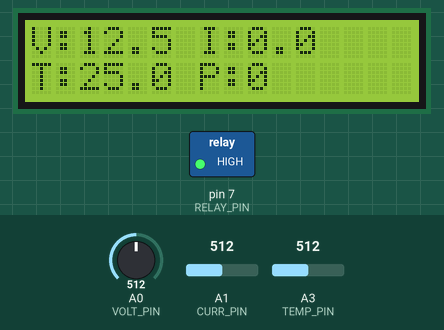
Recording of a sketch running on a simulated Arduino Uno, built with avr-gcc and run on an emulated ATmega328P. Shown: 16×2 character LCD, switched loads named in the sketch (green lamp = pin HIGH). The inputs (shaded band) are chosen by the test bench; at power-on: A3 (TEMP_PIN) = 512, A1 (CURR_PIN) = 512, A0 (VOLT_PIN) = 512. What the sketch prints to the serial monitor is not drawn.

Above: at 3.2 s.
3.3 s: A3 (TEMP_PIN) set to 325
At 6.8 s:
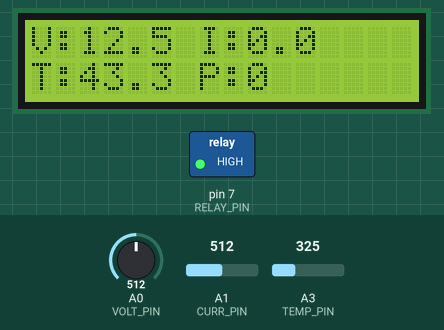
12.1 s: A3 (TEMP_PIN) set to 298
At 16.1 s:
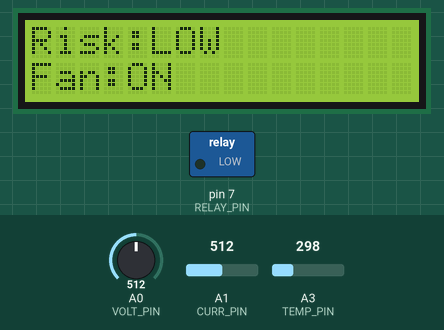
20.9 s: A1 (CURR_PIN) set to 580
At 24.8 s:
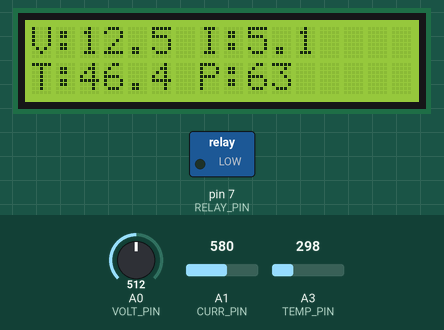
27.3 s: A1 (CURR_PIN) set to 606
At 29.9 s:
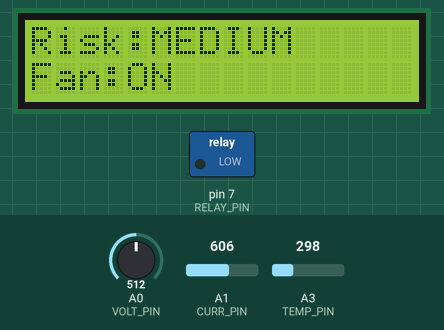
36.1 s: A1 (CURR_PIN) set to 660
At 39.5 s:
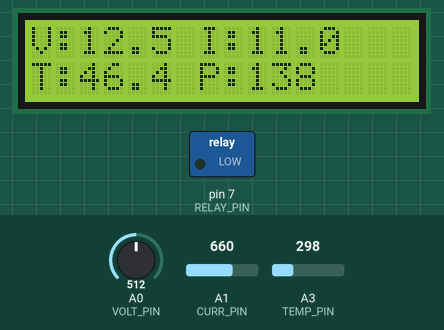
42.2 s: A1 (CURR_PIN) set to 684
At 44.9 s:
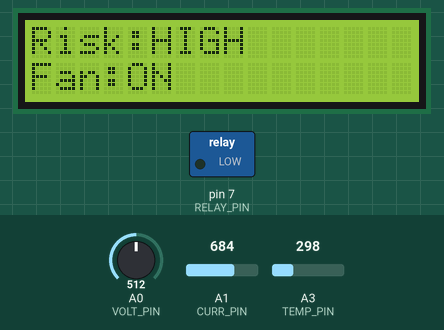
Timing chart, 0 to 46.4 s (numbered marks = the images above; inputs shaded):
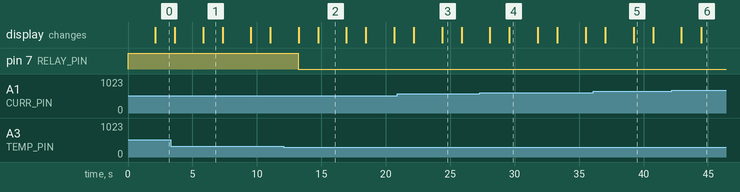

Measured:
- the behaviour switches between 311 and 310 on A3 (TEMP_PIN) (found by bisection; images 1 and 2)
- the behaviour switches between 592 and 593 on A1 (CURR_PIN) (found by bisection; images 3 and 4)
- the behaviour switches between 673 and 674 on A1 (CURR_PIN) (found by bisection; images 5 and 6)
- after the input at 3.3 s, the display: first differs from a run without the input after 2.5 s (image 1)
- after the input at 12.1 s, pin 7 (RELAY_PIN): HIGH → LOW after 1.1 s; the display: first changes after 1.1 s (image 2 shows a later state)
- after the input at 20.9 s, the display: first differs from a run without the input after 3.5 s (image 3)
- after the input at 27.3 s, the display: first changes after 0.77 s (image 4 shows a later state)
- after the input at 36.1 s, the display: first differs from a run without the input after 3.1 s (image 5)
- after the input at 42.2 s, the display: first changes after 0.75 s (image 6 shows a later state)

The sketch:

EV_Battery_Monitoring.ino
```cpp
#include <Wire.h>
#include <LiquidCrystal_I2C.h>
#include <math.h>

// =====================================================
// LCD
// =====================================================
LiquidCrystal_I2C lcd(0x27, 16, 2);

// =====================================================
// PIN DEFINITIONS
// =====================================================
#define VOLT_PIN   A0
#define CURR_PIN   A1
#define TEMP_PIN   A3

#define RELAY_PIN  7

// =====================================================
// VOLTAGE SENSOR
// Common 0-25V voltage sensor module
// Scaling factor = 5
// =====================================================
const float VOLTAGE_SCALE = 5.0;

// =====================================================
// CURRENT SENSOR - HW-872B
// Sensitivity = 66 mV/A
// =====================================================
const float CURRENT_SENSITIVITY = 0.066;
const float CURRENT_ZERO_VOLTAGE = 2.5;

// =====================================================
// NTC THERMISTOR
// 10k NTC, Beta = 3950
// =====================================================
const float R_FIXED = 10000.0;
const float R_NOMINAL = 10000.0;
const float BETA = 3950.0;
const float T0 = 298.15;       // 25°C in Kelvin

// =====================================================
// FAN / RELAY TEMPERATURE CONTROL
// =====================================================
const float FAN_ON_TEMP  = 45.0;
const float FAN_OFF_TEMP = 42.0;

// Most relay modules are ACTIVE LOW.
// If your relay is ACTIVE HIGH, change this to false.
// =====================================================
const bool RELAY_ACTIVE_LOW = true;

// =====================================================
// BATTERY AGING RISK THRESHOLDS
// =====================================================
const float HIGH_TEMP = 45.0;
const float MEDIUM_TEMP = 35.0;

const float HIGH_CURRENT = 12.0;
const float MEDIUM_CURRENT = 6.0;

// =====================================================
// VARIABLES
// =====================================================
float voltage = 0.0;
float current = 0.0;
float temperature = 0.0;
float power = 0.0;
float heatStress = 0.0;

String agingRisk;

bool fanState = false;

// =====================================================
// FUNCTION: Control Relay
// =====================================================
void setFan(bool state)
{
  fanState = state;

  if (RELAY_ACTIVE_LOW)
  {
    digitalWrite(RELAY_PIN, state ? LOW : HIGH);
  }
  else
  {
    digitalWrite(RELAY_PIN, state ? HIGH : LOW);
  }
}

// =====================================================
// FUNCTION: Read Voltage
// =====================================================
float readVoltage()
{
  int rawValue = analogRead(VOLT_PIN);

  float sensorVoltage = rawValue * (5.0 / 1023.0);

  float batteryVoltage = sensorVoltage * VOLTAGE_SCALE;

  return batteryVoltage;
}

// =====================================================
// FUNCTION: Read Current
// =====================================================
float readCurrent()
{
  int rawValue = analogRead(CURR_PIN);

  float sensorVoltage = rawValue * (5.0 / 1023.0);

  float measuredCurrent =
      (sensorVoltage - CURRENT_ZERO_VOLTAGE)
      / CURRENT_SENSITIVITY;

  return measuredCurrent;
}

// =====================================================
// FUNCTION: Read NTC Temperature
// =====================================================
float readTemperature()
{
  int rawValue = analogRead(TEMP_PIN);

  // Prevent division by zero
  if (rawValue <= 0)
  {
    return -999.0;
  }

  float voltageNTC = rawValue * (5.0 / 1023.0);

  // Prevent invalid calculation
  if (voltageNTC <= 0.01 || voltageNTC >= 4.99)
  {
    return -999.0;
  }

  // Voltage divider:
  // +5V --- R_FIXED --- ADC --- NTC --- GND
  float resistanceNTC =
      R_FIXED * voltageNTC / (5.0 - voltageNTC);

  // Beta equation
  float temperatureKelvin =
      1.0 /
      (
        (1.0 / T0) +
        (1.0 / BETA) *
        log(resistanceNTC / R_NOMINAL)
      );

  float temperatureCelsius =
      temperatureKelvin - 273.15;

  return temperatureCelsius;
}

// =====================================================
// FUNCTION: Determine Battery Aging Risk
// =====================================================
void calculateAgingRisk()
{
  heatStress = fabs(current) * fabs(current);

  // HIGH RISK
  if ((temperature >= HIGH_TEMP) &&
      (fabs(current) >= HIGH_CURRENT))
  {
    agingRisk = "HIGH";
  }

  // MEDIUM RISK
  else if ((temperature >= MEDIUM_TEMP &&
            fabs(current) >= MEDIUM_CURRENT) ||
           (heatStress >= 80.0))
  {
    agingRisk = "MEDIUM";
  }

  // LOW RISK
  else
  {
    agingRisk = "LOW";
  }
}

// =====================================================
// FUNCTION: Control Cooling Fan
// =====================================================
void controlCoolingFan()
{
  // Turn fan ON when temperature reaches 45°C
  if (!fanState && temperature >= FAN_ON_TEMP)
  {
    setFan(true);
  }

  // Turn fan OFF only after temperature falls below 42°C
  else if (fanState && temperature <= FAN_OFF_TEMP)
  {
    setFan(false);
  }
}

// =====================================================
// SETUP
// =====================================================
void setup()
{
  // Relay configuration
  pinMode(RELAY_PIN, OUTPUT);

  // Keep fan OFF during startup
  setFan(false);

  // LCD initialization
  lcd.init();
  lcd.backlight();

  // Serial communication
  Serial.begin(9600);

  // Startup message
  lcd.setCursor(0, 0);
  lcd.print("EV Battery");
  lcd.setCursor(0, 1);
  lcd.print("Monitoring");

  delay(2000);

  lcd.clear();
}

// =====================================================
// MAIN LOOP
// =====================================================
void loop()
{
  // ---------------------------------------------------
  // READ SENSORS
  // ---------------------------------------------------
  voltage = readVoltage();

  current = readCurrent();

  temperature = readTemperature();

  // ---------------------------------------------------
  // POWER CALCULATION
  // P = V x I
  // ---------------------------------------------------
  power = voltage * current;

  // ---------------------------------------------------
  // AGING RISK
  // ---------------------------------------------------
  calculateAgingRisk();

  // ---------------------------------------------------
  // FAN CONTROL
  // ---------------------------------------------------
  if (temperature > -100)
  {
    controlCoolingFan();
  }

  // ===================================================
  // LCD SCREEN 1
  // Voltage and Current
  // ===================================================
  lcd.clear();

  lcd.setCursor(0, 0);
  lcd.print("V:");
  lcd.print(voltage, 1);

  lcd.print(" I:");
  lcd.print(current, 1);

  lcd.setCursor(0, 1);
  lcd.print("T:");
  lcd.print(temperature, 1);

  lcd.print(" P:");
  lcd.print(power, 0);

  delay(1500);

  // ===================================================
  // LCD SCREEN 2
  // Aging Risk + Fan Status
  // ===================================================
  lcd.clear();

  lcd.setCursor(0, 0);
  lcd.print("Risk:");
  lcd.print(agingRisk);

  lcd.setCursor(0, 1);

  if (fanState)
  {
    lcd.print("Fan:ON");
  }
  else
  {
    lcd.print("Fan:OFF");
  }

  delay(1500);

  // ===================================================
  // SERIAL MONITOR
  // ===================================================
  Serial.println("--------------------------------");

  Serial.print("Voltage      : ");
  Serial.print(voltage, 2);
  Serial.println(" V");

  Serial.print("Current      : ");
  Serial.print(current, 2);
  Serial.println(" A");

  Serial.print("Temperature  : ");
  Serial.print(temperature, 2);
  Serial.println(" C");

  Serial.print("Power        : ");
  Serial.print(power, 2);
  Serial.println(" W");

  Serial.print("Heat Stress  : ");
  Serial.println(heatStress, 2);

  Serial.print("Aging Risk   : ");
  Serial.println(agingRisk);

  Serial.print("Cooling Fan  : ");

  if (fanState)
  {
    Serial.println("ON");
  }
  else
  {
    Serial.println("OFF");
  }

  Serial.println("--------------------------------");

  delay(500);
}
```
